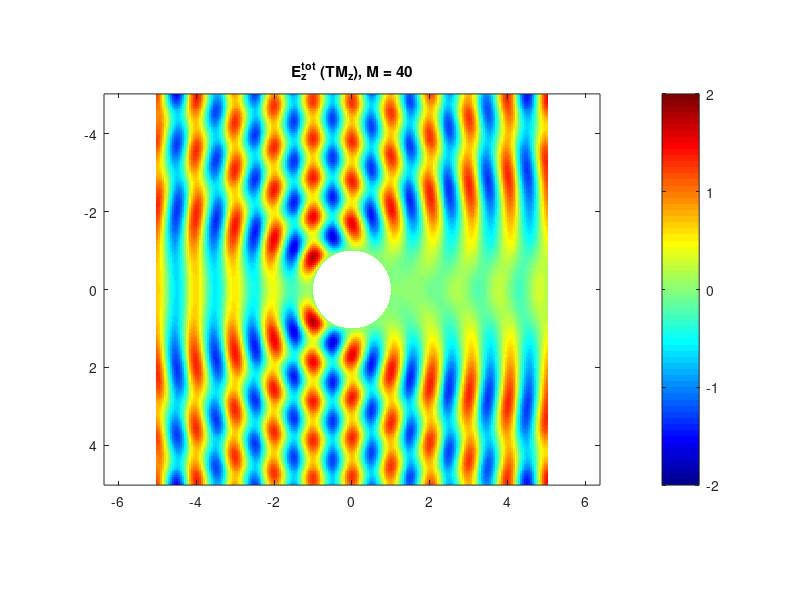

Here is the MATLAB script that generated this plot:
% ECE 541 Fall 2025 Project 6
% problem 1(c) - Total E

clc
clear

j = 1i;

lambda = 1;
a = 1*lambda;
k = 2*pi/lambda;
ka = k*a;

M = 40;

x = -5*lambda:0.05*lambda:5*lambda;
y = x;
[X,Y] = meshgrid(x,y);
[PHI,RHO] = cart2pol(X,Y);

Ez_tot = zeros(size(RHO));

for n = -M:M
    c_n = j^(-n);

    b_n = -c_n * ( besselj(n,ka) / besselh(n,2,ka) );

    Ez_inc_n = c_n .* besselj(n, k*RHO) .* exp(j*n*PHI);
    Ez_sc_n  = b_n .* besselh(n, 2, k*RHO) .* exp(j*n*PHI);

    Ez_tot = Ez_tot + (Ez_inc_n + Ez_sc_n);
end

figure;
imagesc(x, y, real(Ez_tot));
axis equal tight;
caxis([-2 2]);
title(sprintf('E_z^{tot} (TM_z), M = %d', M));
colormap(jet)
colorbar;

hold on
th = linspace(0,2*pi,500);
fill(a*cos(th), a*sin(th), 'w', 'EdgeColor','none');
hold off
